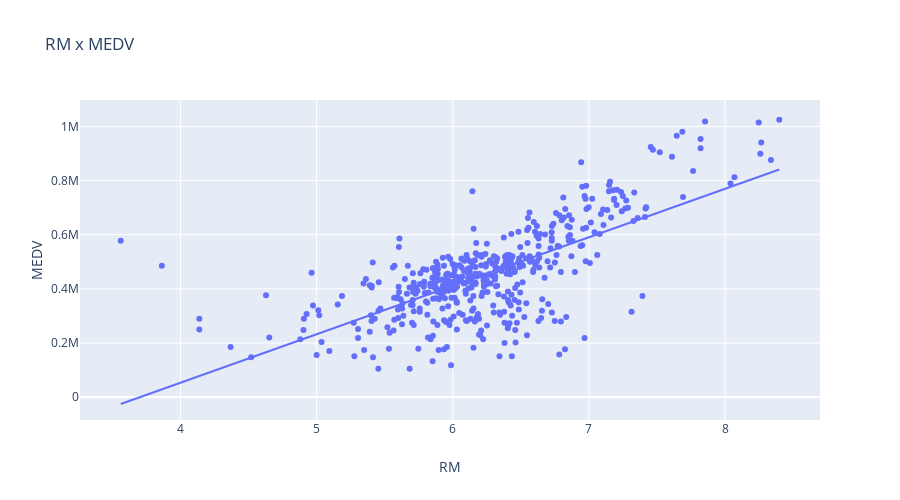

Source (notebook cell):
### Markdown cell above
### Question 1 - Feature Observation
As a reminder, we are using three features from the Boston housing dataset: `'RM'`, `'LSTAT'`, and `'PTRATIO'`. For each data point (neighborhood):
- `'RM'` is the average number of rooms among homes in the neighborhood.
- `'LSTAT'` is the percentage of homeowners in the neighborhood considered "lower class" (working poor).
- `'PTRATIO'` is the ratio of students to teachers in primary and secondary schools in the neighborhood.


** Using your intuition, for each of the three features above, do you think that an increase in the value of that feature would lead to an **increase** in the value of `'MEDV'` or a **decrease** in the value of `'MEDV'`? Justify your answer for each.**

**Hint:** This problem can phrased using examples like below.  
* Would you expect a home that has an `'RM'` value(number of rooms) of 6 be worth more or less than a home that has an `'RM'` value of 7?
* Would you expect a neighborhood that has an `'LSTAT'` value(percent of lower class workers) of 15 have home prices be worth more or less than a neighborhood that has an `'LSTAT'` value of 20?
* Would you expect a neighborhood that has an `'PTRATIO'` value(ratio of students to teachers) of 10 have home prices be worth more or less than a neighborhood that has an `'PTRATIO'` value of 15?

### Code cell
#RM x MEDV camparison
px.scatter(data, x='RM',y='MEDV',title='RM x MEDV',trendline='ols', height=500) #trendline 'ols' (ordinary least squares) or 'lowess' (locally weighted scatterplot smoothing)

### Figure 1 — Plotly figure (JSON) as saved in the notebook; plotly's stock layout.template omitted (floating-point values rounded to 4 significant figures; data arrays with more than 128 entries replaced by an {"elided": "..."} marker saying what was removed)
{"data": [{"hovertemplate": "RM=%{x}<br>MEDV=%{y}<extra></extra>", "legendgroup": "", "marker": {"color": "#636efa", "symbol": "circle"}, "mode": "markers", "name": " ", "showlegend": false, "type": "scatter", "uid": "9b56ecab-d021-4e00-a183-dd648e99bf32", "x": {"elided": "489 float values"}, "xaxis": "x", "y": {"elided": "489 int values"}, "yaxis": "y"}, {"hovertemplate": "<b>OLS trendline</b><br>MEDV = 179098.591898 * RM + -663283.910583<br>R<sup>2</sup>=0.486101<br><br>RM=%{x}<br>MEDV=%{y} <b>(trend)</b><extra></extra>", "legendgroup": "", "marker": {"color": "#636efa", "symbol": "circle"}, "mode": "lines", "name": " ", "showlegend": false, "type": "scatter", "uid": "1e098156-3e79-4f61-8397-319c4da42091", "x": {"elided": "489 float values"}, "xaxis": "x", "y": {"elided": "489 float values"}, "yaxis": "y"}], "layout": {"grid": {"xaxes": ["x"], "xgap": 0.1, "xside": "bottom", "yaxes": ["y"], "ygap": 0.1, "yside": "left"}, "height": 500, "legend": {"tracegroupgap": 0}, "title": {"text": "RM x MEDV"}, "xaxis": {"title": {"text": "RM"}}, "yaxis": {"title": {"text": "MEDV"}}}}
